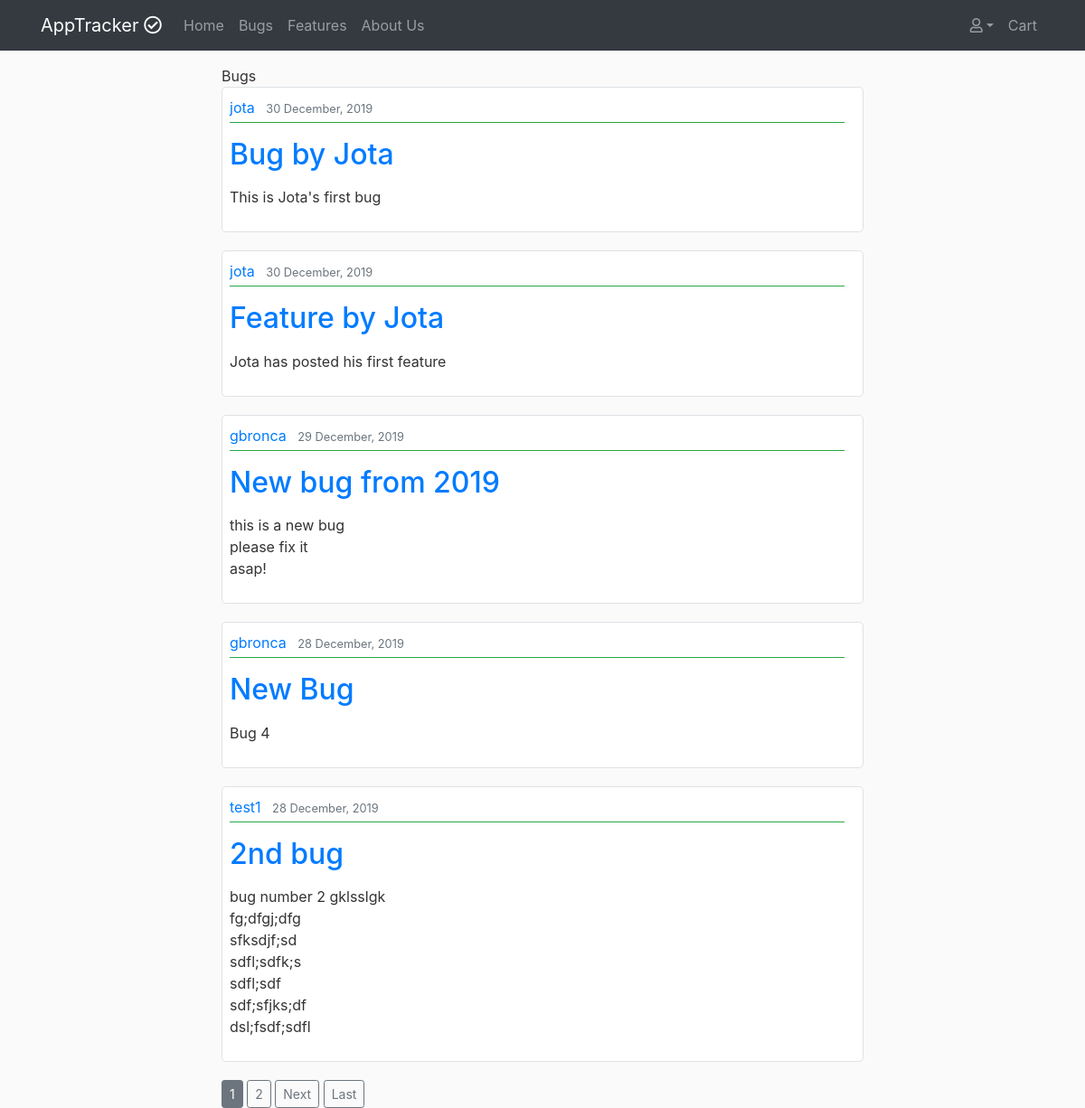
/tickets/bugs/, run on the app's committed database.
### tickets/models.py (models this page shows, shortened)
class Ticket(models.Model):
    STATUS = (
        ('In Progress', 'In Progress'),
        ('Completed', 'Completed'),
        ('Pending', 'Pending')
    )
    ISSUE = (
        ('Bug', 'Bug'),
        ('Feature', 'Feature')
    )
    title = models.CharField(max_length=75)
    description = models.TextField()
    date_posted = models.DateTimeField(default=timezone.now)
    username = models.ForeignKey(User, on_delete=models.CASCADE)
    status = models.CharField(max_length=20, choices=STATUS,default='Pending')
    issue = models.CharField(max_length=20, choices=ISSUE, default='Bug')
    upvotes = models.PositiveIntegerField(default=0)
    views = models.PositiveIntegerField(default=0)

### tickets/views.py (the view)
# urls.py: path('bugs/', views.BugListView.as_view(template_name='tickets/tickets.html'), name='bugs'),
class BugListView(ListView):
    paginate_by = 5
    model = Ticket
    def get_queryset(self, *args, **kwargs):
        return Ticket.objects.filter(issue='Bug').order_by('-date_posted')
    def get_context_data(self, **kwargs):
        context = super().get_context_data(**kwargs)
        context['type'] = 'Bugs'
        is_paginated = True
        return context

### tickets/templates/tickets/tickets.html (shortened to what this page needs)
{% extends 'base.html' %}
{% block content %}
    <div class="col-12 col-sm-10 col-lg-8 mx-auto mt-3">
        {{ type }}
        {% for ticket in object_list %}
            <article class="border border-color-faded rounded-lg pl-2 content-area">
                <div class="">
                    <div class="pb-1 mb-3 border-bottom border-success">
                        {% if type == 'Bugs' %}
                            <a class="mr-2" href="{% url 'tickets:user_bugs' ticket.username.username %}">{{ ticket.username }}</a>
                        {% elif type == 'Features' %}
                            <a class="mr-2" href="{% url 'tickets:user_features' ticket.username.username %}">{{ ticket.username }}</a>
                        {% endif %}
                        <small class="text-muted">{{ ticket.date_posted|date:"d F, Y" }}</small>
                    </div>
                    <h2><a class="" href="{% url 'tickets:detail' ticket.id %}">{{ ticket.title }}</a></h2>
                    <p class="">{{ ticket.description|linebreaks|truncatechars_html:200 }}</p>
                </div>
            </article>
        {% endfor %}
        {% if is_paginated %}
            {% for page in page_obj.paginator.page_range %}
                {% if page_obj.number == page %}
                    <a class="btn btn-secondary btn-sm" href="?page={{ page }}">{{ page }}</a>
                {% elif page > page_obj.number|add:'-3' and page < page_obj.number|add:'3' %}
                        <a class="btn btn-outline-secondary btn-sm" href="?page={{ page }}">{{ page }}</a>
                {% endif %}
            {% endfor %}
            {% if page_obj.has_next %}
                <a class="btn btn-outline-secondary btn-sm" href="?page={{ page_obj.next_page_number }}">Next</a>
                <a class="btn btn-outline-secondary btn-sm" href="?page={{ page_obj.paginator.num_pages }}">Last</a>
            {% endif %}
        {% endif%}
    </div>
{% endblock %}

### static/css/style.css (style rules this page uses)
body { background: #fafafa; color: #333333; }
.content-area { background: #ffffff; padding: 10px 20px; margin-bottom: 20px; }
h1, h2, h3, h4, h5, h6 { color: #444444; }
a, a:hover { text-decoration: none; }
.border-color-faded { border: 1px solid #dddddd; }

### data on the page
Ticket: username "jota", date_posted "30 December, 2019", title "Bug by Jota", description "This is Jota's first bug"
Ticket: username "jota", date_posted "30 December, 2019", title "Feature by Jota", description "Jota has posted his first feature"
Ticket: username "gbronca", date_posted "29 December, 2019", title "New bug from 2019", description "this is a new bug please fix it asap!"
Ticket: username "gbronca", date_posted "28 December, 2019", title "New Bug", description "Bug 4"
Ticket: username "test1", date_posted "28 December, 2019", title "2nd bug", description "bug number 2 gklsslgk fg;dfgj;dfg sfksdjf;sd sdfl;sdfk;s sdfl;sdf sdf;sfjks;df dsl;fsdf;sdfl"

### other printed values
{{ type }} "Bugs"
{{ page }} "1"
{{ page }} "2"
